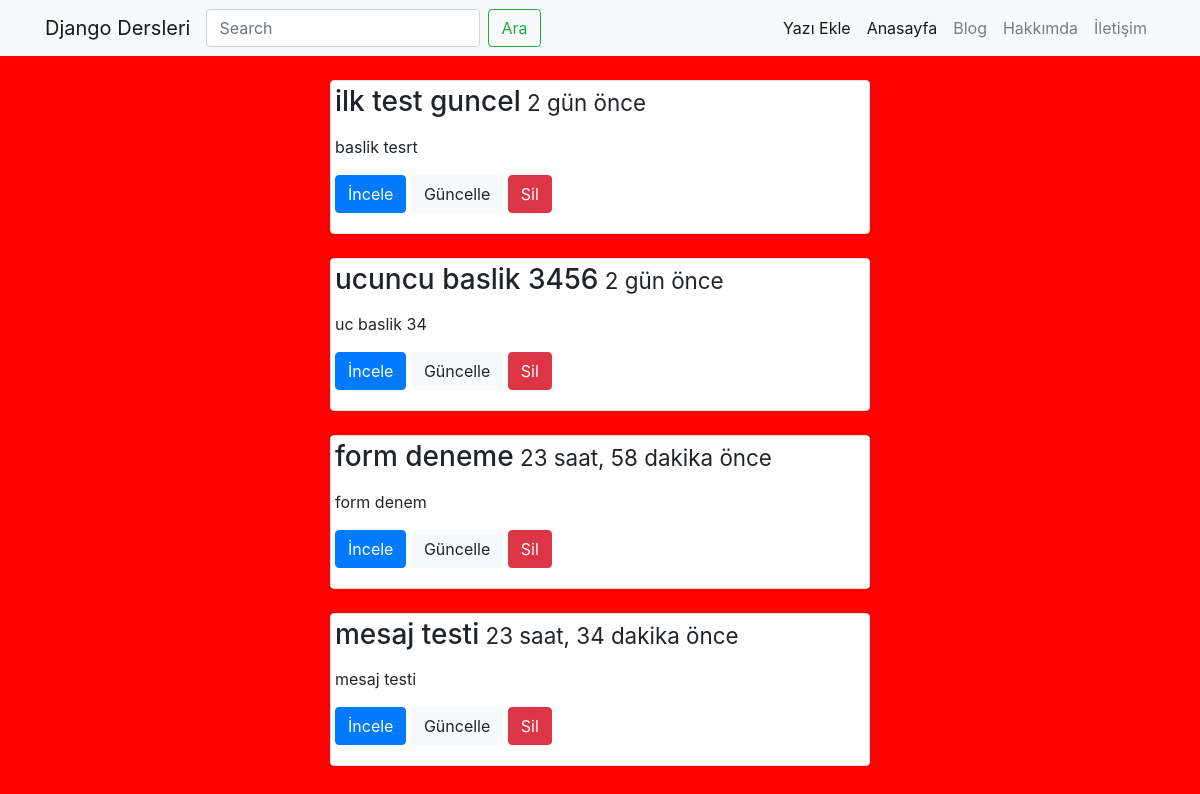
The page /post/index/ on the database its author committed.
### post/models.py (models this page shows, shortened)
class Post(models.Model):
    Title = models.CharField(max_length=120, verbose_name="Başlık")
    Content = models.TextField(verbose_name="İçerik")
    PublishDate = models.DateTimeField(verbose_name="Yayınlanma Tarihi", auto_now_add=True)
    def get_absolute_url(self):
        return  reverse('post:detail', kwargs={'id': self.id})
    def get_update_url(self):
        return  reverse('post:update', kwargs={'id': self.id})
    def get_delete_url(self):
        return  reverse('post:delete', kwargs={'id': self.id})

### post/views.py (the view)
def post_index(request):
    posts = Post.objects.all()
    return  render(request, 'post/index.html', {'posts': posts})

### templates/post/index.html
{% extends 'base.html' %}
{% block body %}
<br>
    <div class="container">
    {% for post in posts %}
        <div class="row">
            <div class="col-md-6 offset-md-3">
                <div class="img-thumbnail">
                    <div class="caption">
                        <h3>{{ post.Title }}<small> {{ post.PublishDate|timesince }} önce</small></h3>
                        <p>{{ post.Content|linebreaks|truncatewords:15 }}</p>
                        <p>
                            <a href="{{ post.get_absolute_url }}" class="btn btn-primary">İncele</a>
                            <a href="{{ post.get_update_url }}" class="btn btn-light">Güncelle</a>
                            <a href="{{ post.get_delete_url }}" class="btn btn-danger">Sil</a>
                        </p>
                    </div>
                </div>
            </div>
        </div>
        <br>
        {% endfor %}
    </div>
{% endblock %}

### templates/base.html (shortened to what this page needs)
{% load static %}
<!DOCTYPE html>
<html lang="en">
<head>
    <link rel="stylesheet" href="{% static 'css/bootstrap.min.css' %}">
    <link rel="stylesheet" href="{% static 'css/style.css' %}">
</head>
<body>
    {% include 'header.html' %}
    {% block body %}
    {% endblock body %}
</body>
</html>

### templates/header.html (shortened to what this page needs)
<nav class="navbar navbar-expand-lg navbar-light bg-light">
    <div class="container">
      <a class="navbar-brand" href="{% url 'home' %}">Django Dersleri</a>
      <div class="collapse navbar-collapse" id="navbarSupportedContent">
        <form class="form-inline my-2 my-lg-0">
          <input class="form-control mr-sm-2" type="search" placeholder="Search" aria-label="Search">
          <button class="btn btn-outline-success my-2 my-sm-0" type="submit">Ara</button>
        </form>
        <ul class="navbar-nav ml-auto">
          <li class="nav-item active">
            <a class="nav-link" href="{% url 'post:create' %}">Yazı Ekle</a>
          </li>
          <li class="nav-item active">
            <a class="nav-link" href="{% url 'home' %}">Anasayfa <span class="sr-only">(current)</span></a>
          </li>
          <li class="nav-item">
            <a class="nav-link" href="{% url 'post:index' %}">Blog</a>
          </li>
          <li class="nav-item">
            <a class="nav-link" href="#">Hakkımda</a>
          </li>
          <li class="nav-item">
            <a class="nav-link" href="#">İletişim</a>
          </li>
        </ul>
      </div>
    </div>
</nav>

### static/style.css (style rules this page uses)
body { background-color: red; }

### rows shown on the page
Post: Title "ilk test guncel", PublishDate "2 gün", Content "baslik tesrt"
Post: Title "ucuncu baslik 3456", PublishDate "2 gün", Content "uc baslik 34"
Post: Title "form deneme", PublishDate "23 saat, 58 dakika", Content "form denem"
Post: Title "mesaj testi", PublishDate "23 saat, 34 dakika", Content "mesaj testi"
